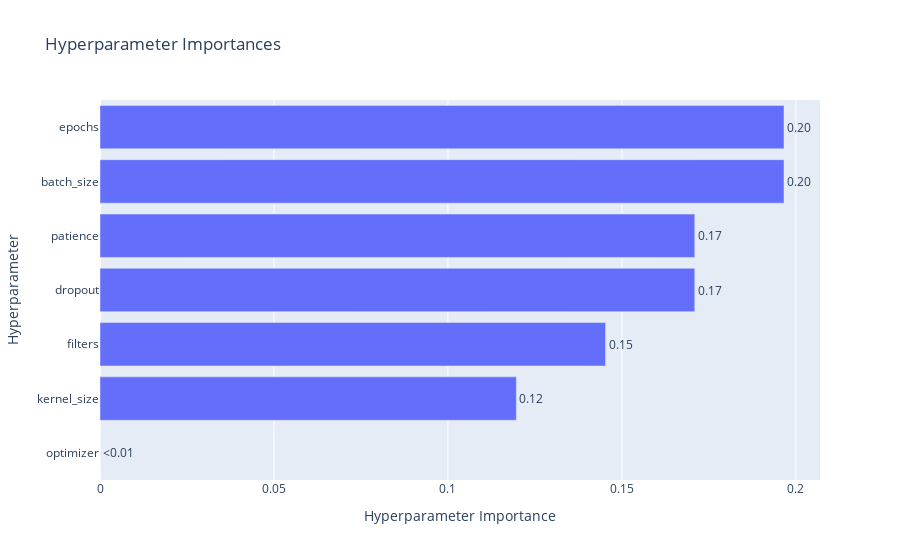

Notebook code for this chart:
### Code cell
visualizations['param_importances']

### Figure 1 — Plotly figure (JSON) as saved in the notebook; plotly's stock layout.template omitted (floating-point values rounded to 4 significant figures)
{"data": [{"cliponaxis": false, "hovertemplate": ["optimizer (CategoricalDistribution): 0.0<extra></extra>", "kernel_size (IntDistribution): 0.11965811965811965<extra></extra>", "filters (IntDistribution): 0.1452991452991453<extra></extra>", "dropout (FloatDistribution): 0.17094017094017094<extra></extra>", "patience (IntDistribution): 0.17094017094017094<extra></extra>", "batch_size (IntDistribution): 0.19658119658119658<extra></extra>", "epochs (IntDistribution): 0.19658119658119658<extra></extra>"], "name": "Objective Value", "orientation": "h", "text": ["<0.01", "0.12", "0.15", "0.17", "0.17", "0.20", "0.20"], "textposition": "outside", "type": "bar", "x": [0, 0.1197, 0.1453, 0.1709, 0.1709, 0.1966, 0.1966], "y": ["optimizer", "kernel_size", "filters", "dropout", "patience", "batch_size", "epochs"]}], "layout": {"title": {"text": "Hyperparameter Importances"}, "xaxis": {"title": {"text": "Hyperparameter Importance"}}, "yaxis": {"title": {"text": "Hyperparameter"}}}}
